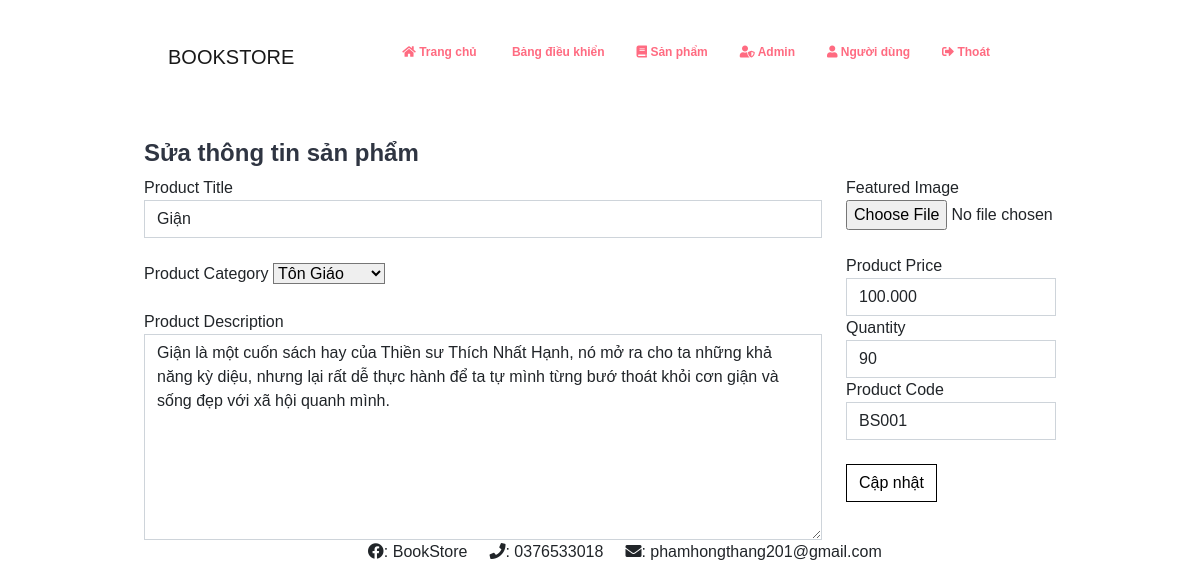
The app's page /admin/edit_pro.php?pro_id=1 with its own data.
### tables this page shows
CREATE TABLE `products` (
  `pro_id` int(11) NOT NULL,
  `pro_code` varchar(11) NOT NULL,
  `pro_cat` int(100) NOT NULL,
  `pro_title` varchar(255) NOT NULL,
  `pro_price` varchar(100) NOT NULL,
  `pro_desc` text NOT NULL,
  `feature_image` text NOT NULL,
  `quantity` int(11) DEFAULT 0
);

### admin/edit_pro.php (the view, shortened to what this page needs)
<?php include "../admin/header.php" ?>
<?php include "../config.php" ?>
<link rel="stylesheet" href="css/adm.css">
    <?php
        if(isset($_GET['pro_id']))
        {
            $pro_id = $_GET['pro_id'];
            $sql = "SELECT * FROM products WHERE pro_id = '$pro_id'";
            $result = mysqli_query($conn,$sql);
            $count = mysqli_num_rows($result);
            if($count>0)
               {
                   while($row=mysqli_fetch_assoc($result))
                   {
                       $pro_code      = $row['pro_code'];
                       $pro_title     = $row['pro_title'];
                       $pro_cat       = $row['pro_cat'];
                       $pro_price     = $row['pro_price'];
                       $pro_desc      = $row['pro_desc'];
                       $pro_quantity  = $row['quantity'];
                       $feature_image = $row['feature_image'];
                   }
               }
         }
        else
        {   echo 'LỖI RỒI :)';
        }
    ?>
<div class="container">
    <h2 class="admin-heading">Sửa thông tin sản phẩm</h2>
        <form action="" class="add-post-form row" method="POST" enctype="multipart/form-data">
                <div class="col-md-9">
                    <div class="form-group">
                        <label for="">Product Title</label>
                        <input type="text" class="form-control" name="pro_title" value="<?php echo $pro_title; ?>"
                        placeholder="Product Title" requried/>
                    </div>
                    <br>
                    <div class="form-groups">
                        <label for="">Product Category</label>
                        <select name="pro_cat" value="<?php echo $pro_cat; ?>">
                                <?php
                                    $sql    = "SELECT * FROM categories";
                                    $result = mysqli_query($conn, $sql);
                                    $count  = mysqli_num_rows($result);
                                    if($count>0)
                                    {
                                        while($row=mysqli_fetch_assoc($result))
                                        {
                                            $id    = $row['cate_id'];
                                            $title = $row['cate_title'];
                                            ?>
                                            <option value="<?php echo $id; ?>"><?php echo $title; ?></option>
                                            <?php
                                        }
                                    }
                                    else
                                    {
                                        ?>
                                        <option value="0">No Category Found</option>
                                        <?php
                                    }
                                ?>
                        </select>
                    </div>
                    <br>
                    <div class="form-group">
                        <label for="">Product Description</label>
                        <textarea class="form-control" name="pro_desc" rows="8" cols="80" requried><?php echo  $pro_desc; ?></textarea>
                    </div>
                </div>
                <div class="col-md-3">
                    <div class="form-group">
                        <label for="">Featured Image</label>
                        <input type="file" class="pro_image" name="feature_image" value="<?php echo  $feature_image; ?>">
                    </div>
                    <div class="form-group">
                        <label for="">Product Price</label>
                        <input type="text" class="form-control" name="pro_price" value="<?php echo  $pro_price; ?>">
                    </div>
                    <div class="form-group">
                        <label for="">Quantity</label>
                        <input type="number" class="form-control" name="quantity" value="<?php echo $pro_quantity; ?>">
                    </div>
                    <div class="form-group">
                        <label for="">Product Code</label>
                        <input type="text" class="form-control" name="pro_code" value="<?php echo $pro_code ?>"">
                    </div>
                    <br>
                    <form class="d-flex">
                        <button class="btn btn-outline-success" type="submit" name="btnEditPro">Cập nhật</button>
                    </form>
                </div>
        </form>
    </div>
<?php include "../footer.php" ?>

### admin/css/style.css (style rules this page uses)
* { margin: 0 0; padding: 0 0; font-family: Arial, Helvetica, sans-serif; border-radius: 0 !important; }
.btn-outline-success { color: black; background-color: white; border-color: black; }
h2 { padding-top: 4%; font-weight: bold; font-size: 1.5rem; color: #2f3542; }

### admin/css/adm.css (style rules this page uses)
* { margin: 0; padding: 0; font-family: Arial, Helvetica, sans-serif; }

### records on screen
products: pro_title "Giận", pro_desc "Giận là một cuốn sách hay của Thiền sư Thích Nhất Hạnh, nó mở ra cho ta những khả năng kỳ diệu, nhưng lại rất dễ thực hành để ta tự mình từng bướ thoát khỏi cơn giận và sống đẹp với xã hội quanh mình.", pro_price "100.000", quantity "90", pro_code "BS001"

### other values on screen
form field pro_cat "Tôn Giáo"
